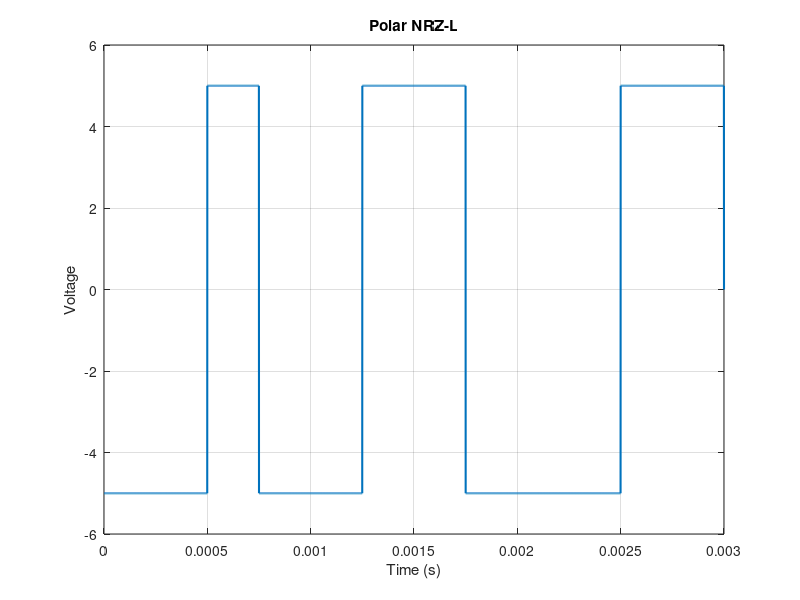

Write MATLAB code to recreate this figure.
clc;
clear all;
close all;

bit_stream = [0 0 1 0 0 1 1 0 0 0 1 1];
no_bits = length(bit_stream);

bit_rate = 4000;          % 4 kbps
pulse_per_bit = 1;
pulse_duration = 1/(bit_rate);
samples_per_pulse = 500;

fs = samples_per_pulse/pulse_duration;
t = 0:1/fs:no_bits*pulse_duration;
dig_sig = zeros(1,length(t));

max_voltage = 5;
min_voltage = -5;

for i = 1:no_bits
    if bit_stream(i) == 1
        dig_sig((i-1)*samples_per_pulse+1:i*samples_per_pulse) = max_voltage;
    else
        dig_sig((i-1)*samples_per_pulse+1:i*samples_per_pulse) = min_voltage;
    end
end

plot(t,dig_sig,'LineWidth',1.5);
grid on;
xlabel('Time (s)');
ylabel('Voltage');
title('Polar NRZ-L');
ylim([-6 6]);
